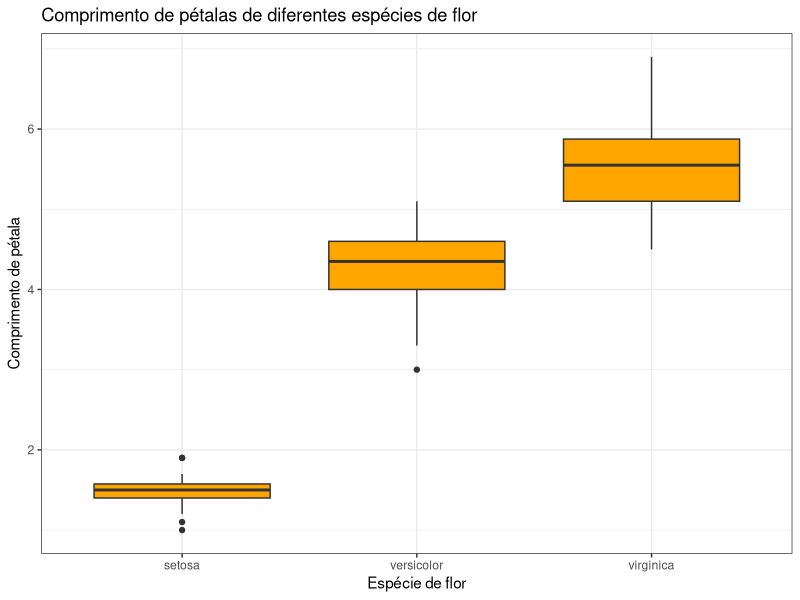
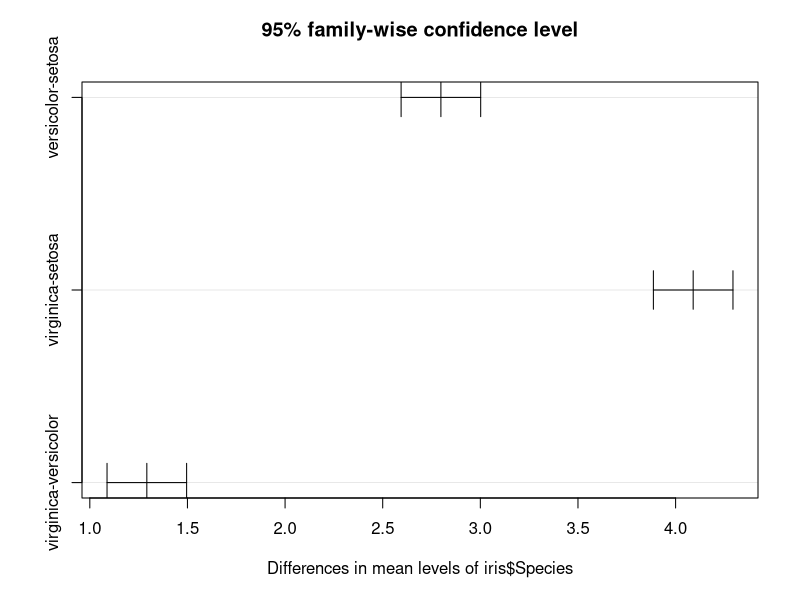
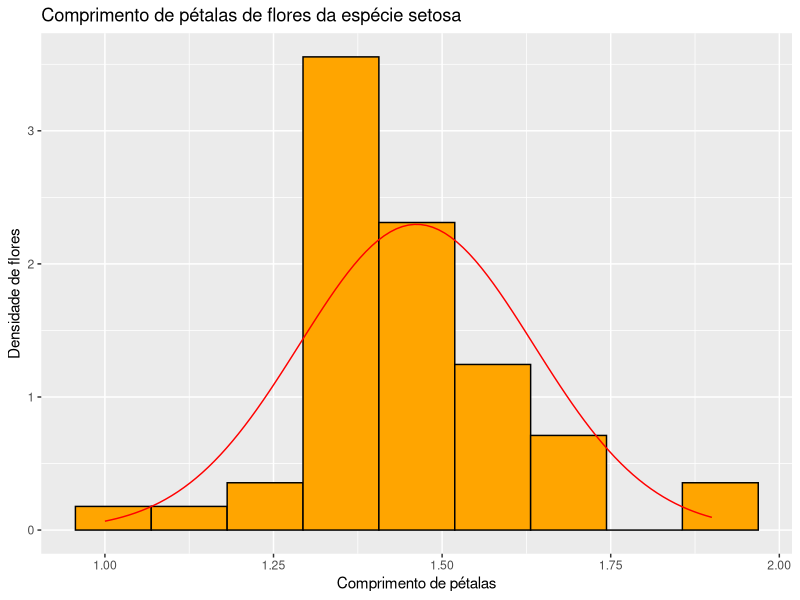
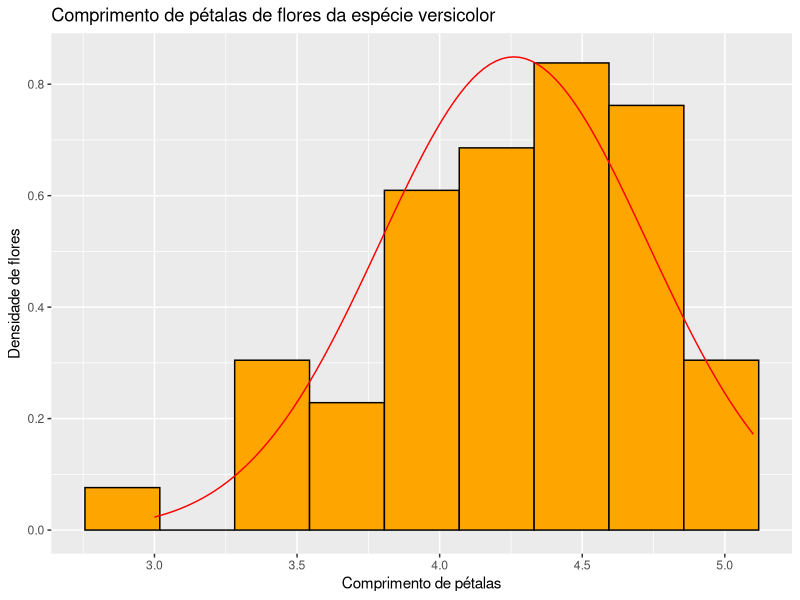
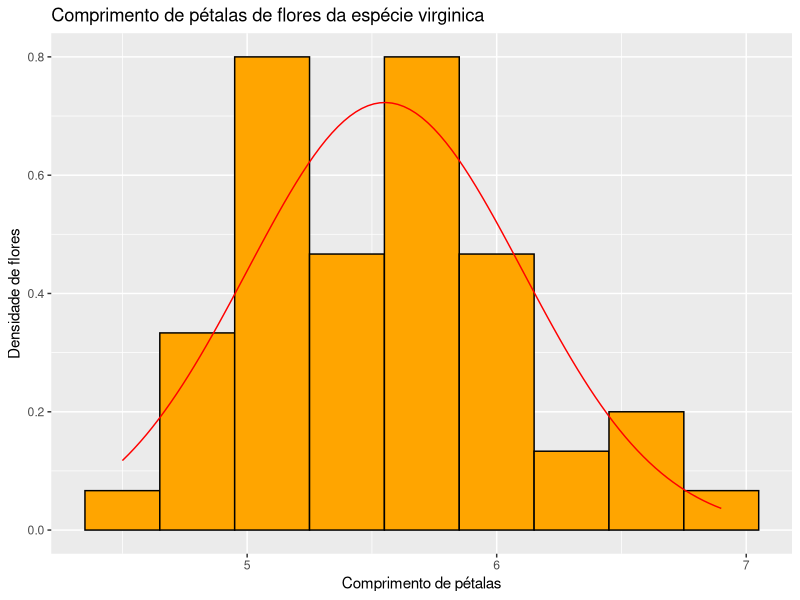
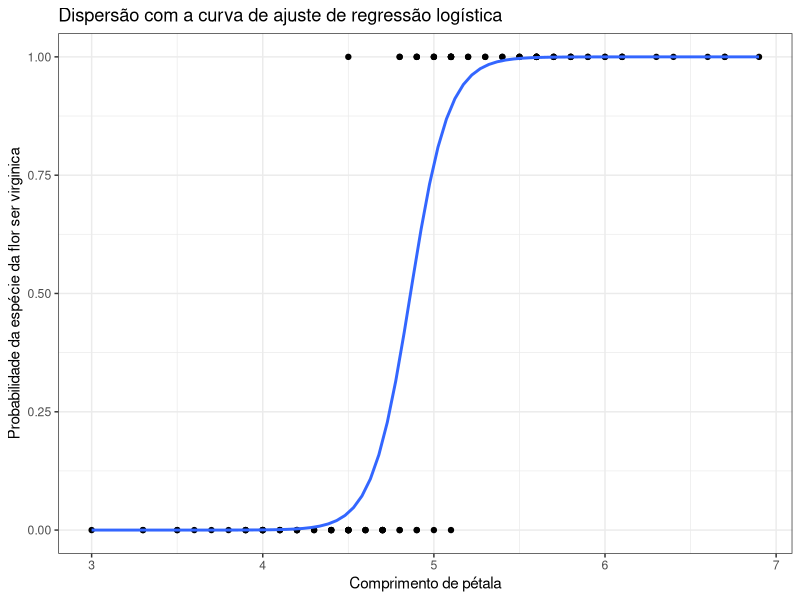

R code for these plots, in order:

# Exemplos de Regressão aplicados à base de dados iris


# Ativando pacote ggplot2 de visualização gráfica, dplyr de
# manipulação de dados e broom para predição a partir de modelos

library(ggplot2)
library(dplyr)
library(broom)

# Carregando base de dados que estudaremos

iris = iris

# Existe diferenca no comprimento das pétalas em cada espécie de flor?

# Vamos nos aproximar inicialmente do problema criando um gráfico.

# Criando grafico de boxplot para visualizar comportamento do comprimento
# das pétalas para cada espécie de flor


ggplot(iris, mapping = aes(x = Species, y = Petal.Length)) +
  geom_boxplot(fill = "orange") +
  labs(title = "Comprimento de pétalas de diferentes espécies de flor",
       y = "Comprimento de pétala",
       x = "Espécie de flor") +
  theme_bw()


# Graficamente, parece haver diferencas entre os comprimentos de pétalas
# para cada espécie de flor. Vamos prosseguir com testes de hipóteses
# para poder fazer afirmações estatisticamente significantes.


# Para responder a pergunta proposta, podemos começar verificando se o
# comprimento de pétalas de cada espécie segue distribuição normal através
# de testes de hipóteses de Shapiro-Wilk.

shapiro.test(iris$Petal.Length[iris$Species == "setosa"])

shapiro.test(iris$Petal.Length[iris$Species == "versicolor"])

shapiro.test(iris$Petal.Length[iris$Species == "virginica"])

# Sob nivel de significancia de 5%, nao rejeitamos as hipoteses nulas; isto é,
# de que a distribuição do comprimento de pétalas dentro de cada uma
# das espécies segue distribuição Normal.

# Tendo isso em mente, podemos seguir para o teste de ANOVA para comparação
# de médias de populações normais.

modelo = aov(iris$Petal.Length ~ iris$Species)

summary(modelo)

# Veja que o p-valor é extremamente baixo; ou seja, podemos inferir que
# existe diferenca estatisticamente significante entre a media de comprimento
# de pétala entre pelo menos um par de espécies de flores.

# Vamos realizar o teste de Tukey para verificar se a diferença estatisticamente
# significante é apenas entre a espécie setosa e as outras duas, ou se
# versicolor e virginica também possuem diferença estatisticamente significante.

TukeyHSD(modelo, ordered = TRUE)

plot(TukeyHSD(modelo, ordered = TRUE))

# Veja que nenhum dos intervalos de confiança incluem o 0. Logo, há evidências
# para afirmar que o comprimento médio das pétalas é diferente em cada
# uma das espécies de flor.

# Vamos estudar agora a distribuicao do comprimento de pétala dentro de cada
# tipo de flor. Como nao rejeitamos a normalidade da distribuicao, vamos
# construir um grafico de histograma com a curva teorica da distribuicao Normal
# utilizando a média amostral e variância amostral.

# A comecar pela espécie setosa:


ggplot(mapping = aes(x = iris$Petal.Length[iris$Species == "setosa"])) +
  geom_histogram(fill = "orange",
                 color = "black",
                 aes(y = ..density..),
                 bins = 9) +
  labs(title = "Comprimento de pétalas de flores da espécie setosa",
       x = "Comprimento de pétalas",
       y = "Densidade de flores") +
  stat_function(fun = dnorm,
                args = list(mean = mean(iris$Petal.Length[iris$Species == "setosa"]),
                            sd = sd(iris$Petal.Length[iris$Species == "setosa"])),
                color = "red",
                aes(x = ..x..))

# Agora, para a espécie versicolor:

ggplot(mapping = aes(x = iris$Petal.Length[iris$Species == "versicolor"])) +
  geom_histogram(fill = "orange",
                 color = "black",
                 aes(y = ..density..),
                 bins = 9) +
  labs(title = "Comprimento de pétalas de flores da espécie versicolor",
       x = "Comprimento de pétalas",
       y = "Densidade de flores") +
  stat_function(fun = dnorm,
                args = list(mean = mean(iris$Petal.Length[iris$Species == "versicolor"]),
                            sd = sd(iris$Petal.Length[iris$Species == "versicolor"])),
                color = "red",
                aes(x = ..x..))

# E para a espécie virginica:

ggplot(mapping = aes(x = iris$Petal.Length[iris$Species == "virginica"])) +
  geom_histogram(fill = "orange",
                 color = "black",
                 aes(y = ..density..),
                 bins = 9) +
  labs(title = "Comprimento de pétalas de flores da espécie virginica",
       x = "Comprimento de pétalas",
       y = "Densidade de flores") +
  stat_function(fun = dnorm,
                args = list(mean = mean(iris$Petal.Length[iris$Species == "virginica"]),
                            sd = sd(iris$Petal.Length[iris$Species == "virginica"])),
                color = "red",
                aes(x = ..x..))

# Agora com a ferramenta gráfica, em conjunto com os testes de hipóteses,
# podemos verificar que de fato a distribuição Normal representa bem os dados.


# Vamos estudar melhor como saber se uma flor é da especie versicolor
# ou virginica de acordo com o comprimento de petala. Para tal, vamos
# ajustar um modelo de regressao logistica.

# Criando base de dados apenas com as espécies versicolor e virginica:

irisAlternativa = iris |>
  filter(Species != "setosa")

# Criando uma variável dummy para representar as classes

irisAlternativa$Species_dummy <- as.numeric(irisAlternativa$Species == "virginica")

# Criando o gráfico de dispersão com a curva de ajuste de regressão logística

ggplot(irisAlternativa, aes(x = Petal.Length, y = Species_dummy)) +
  geom_point() +
  stat_smooth(method = "glm", se = FALSE, method.args = list(family = "binomial")) +
  labs(title = "Dispersão com a curva de ajuste de regressão logística",
       x = "Comprimento de pétala",
       y = "Probabilidade da espécie da flor ser virginica") +
  theme_bw()

# Com esse modelo de regressão logística, podemos avaliar a probabilidade
# de uma flor ser de uma das espécies a partir do comprimento de sua pétala.

# Criando o modelo agora fora do gráfico do ggplot2:

modelo2 = glm(irisAlternativa$Species_dummy ~ irisAlternativa$Petal.Length, 
              family = "binomial")

# Calculando, pelo modelo, qual a probabilidade de cada flor da base de dados
# ser da espécie virginica

irisAlternativa$probabilidade <- round(predict(modelo2, type = "response"), 2)

# Com isso, ajustamos o modelo de regressão logística útil para prever,
# no futuro, a espécie da flor caso só tenhamos acesso ao comprimento
# das pétalas da mesma.












